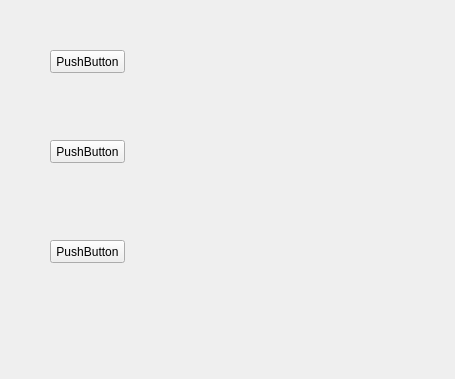
<?xml version="1.0" encoding="UTF-8"?>
<ui version="4.0">
 <class>Widget</class>
 <widget class="QWidget" name="Widget">
  <property name="geometry">
   <rect>
    <x>0</x>
    <y>0</y>
    <width>455</width>
    <height>379</height>
   </rect>
  </property>
  <property name="windowTitle">
   <string>Widget</string>
  </property>
  <widget class="QPushButton" name="pushButton">
   <property name="geometry">
    <rect>
     <x>50</x>
     <y>50</y>
     <width>75</width>
     <height>23</height>
    </rect>
   </property>
   <property name="text">
    <string>PushButton</string>
   </property>
  </widget>
  <widget class="QPushButton" name="pushButton_2">
   <property name="geometry">
    <rect>
     <x>50</x>
     <y>140</y>
     <width>75</width>
     <height>23</height>
    </rect>
   </property>
   <property name="text">
    <string>PushButton</string>
   </property>
  </widget>
  <widget class="QPushButton" name="pushButton_3">
   <property name="geometry">
    <rect>
     <x>50</x>
     <y>240</y>
     <width>75</width>
     <height>23</height>
    </rect>
   </property>
   <property name="text">
    <string>PushButton</string>
   </property>
  </widget>
 </widget>
 <resources/>
 <connections>
  <connection>
   <sender>pushButton_3</sender>
   <signal>clicked()</signal>
   <receiver>Widget</receiver>
   <slot>close()</slot>
   <hints>
    <hint type="sourcelabel">
     <x>80</x>
     <y>251</y>
    </hint>
    <hint type="destinationlabel">
     <x>138</x>
     <y>283</y>
    </hint>
   </hints>
  </connection>
 </connections>
</ui>
